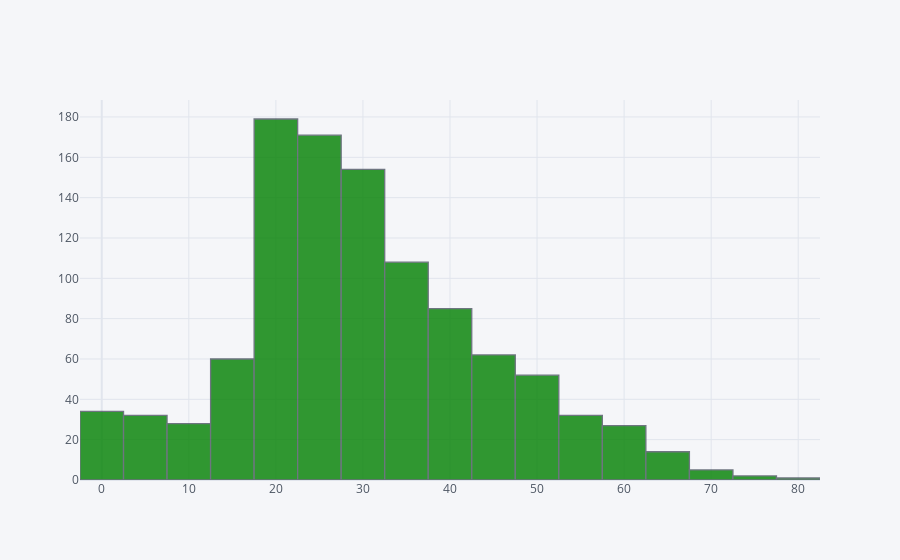

Notebook code cell kept with this figure:
### Code cell
df['age'].iplot(kind='hist',bins=30,color='green')

### Figure 1 — Plotly figure (JSON) as saved in the notebook; plotly's stock layout.template omitted (floating-point values rounded to 4 significant figures; data arrays with more than 128 entries replaced by an {"elided": "..."} marker saying what was removed)
{"data": [{"histfunc": "count", "histnorm": "", "marker": {"color": "rgba(0, 128, 0, 1.0)", "line": {"color": "#4D5663", "width": 1.3}}, "name": "age", "nbinsx": 30, "opacity": 0.8, "orientation": "v", "x": {"elided": "1310 float values"}, "type": "histogram"}], "layout": {"barmode": "overlay", "legend": {"bgcolor": "#F5F6F9", "font": {"color": "#4D5663"}}, "paper_bgcolor": "#F5F6F9", "plot_bgcolor": "#F5F6F9", "title": {"font": {"color": "#4D5663"}}, "xaxis": {"gridcolor": "#E1E5ED", "showgrid": true, "tickfont": {"color": "#4D5663"}, "title": {"font": {"color": "#4D5663"}, "text": ""}, "zerolinecolor": "#E1E5ED"}, "yaxis": {"gridcolor": "#E1E5ED", "showgrid": true, "tickfont": {"color": "#4D5663"}, "title": {"font": {"color": "#4D5663"}, "text": ""}, "zerolinecolor": "#E1E5ED"}}}
